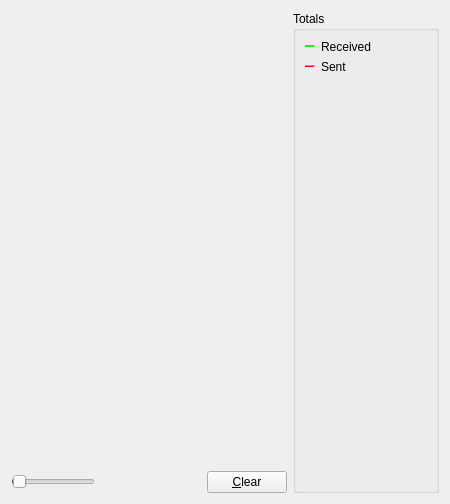
     <widget class="QWidget" name="tab_nettraffic">
      <attribute name="title">
       <string>&amp;Network Traffic</string>
      </attribute>
      <layout class="QHBoxLayout" name="horizontalLayout_3">
       <item>
        <layout class="QVBoxLayout" name="verticalLayout_4">
         <item>
          <widget class="TrafficGraphWidget" name="trafficGraph" native="true">
           <property name="sizePolicy">
            <sizepolicy hsizetype="Expanding" vsizetype="Expanding">
             <horstretch>0</horstretch>
             <verstretch>0</verstretch>
            </sizepolicy>
           </property>
          </widget>
         </item>
         <item>
          <layout class="QHBoxLayout" name="horizontalLayout_2">
           <item>
            <widget class="QSlider" name="sldGraphRange">
             <property name="minimum">
              <number>1</number>
             </property>
             <property name="maximum">
              <number>288</number>
             </property>
             <property name="pageStep">
              <number>12</number>
             </property>
             <property name="value">
              <number>6</number>
             </property>
             <property name="orientation">
              <enum>Qt::Horizontal</enum>
             </property>
            </widget>
           </item>
           <item>
            <widget class="QLabel" name="lblGraphRange">
             <property name="minimumSize">
              <size>
               <width>100</width>
               <height>0</height>
              </size>
             </property>
             <property name="alignment">
              <set>Qt::AlignCenter</set>
             </property>
            </widget>
           </item>
           <item>
            <widget class="QPushButton" name="btnClearTrafficGraph">
             <property name="text">
              <string>&amp;Clear</string>
             </property>
             <property name="autoDefault">
              <bool>false</bool>
             </property>
            </widget>
           </item>
          </layout>
         </item>
        </layout>
       </item>
       <item>
        <layout class="QVBoxLayout" name="verticalLayout">
         <item>
          <widget class="QGroupBox" name="groupBox">
           <property name="title">
            <string>Totals</string>
           </property>
           <layout class="QVBoxLayout" name="verticalLayout_5">
            <item>
             <layout class="QHBoxLayout" name="horizontalLayout_4">
              <item>
               <widget class="Line" name="line">
                <property name="sizePolicy">
                 <sizepolicy hsizetype="Fixed" vsizetype="Fixed">
                  <horstretch>0</horstretch>
                  <verstretch>0</verstretch>
                 </sizepolicy>
                </property>
                <property name="minimumSize">
                 <size>
                  <width>10</width>
                  <height>0</height>
                 </size>
                </property>
                <property name="palette">
                 <palette>
                  <active>
                   <colorrole role="Light">
                    <brush brushstyle="SolidPattern">
                     <color alpha="255">
                      <red>0</red>
                      <green>255</green>
                      <blue>0</blue>
                     </color>
                    </brush>
                   </colorrole>
                  </active>
                  <inactive>
                   <colorrole role="Light">
                    <brush brushstyle="SolidPattern">
                     <color alpha="255">
                      <red>0</red>
                      <green>255</green>
                      <blue>0</blue>
                     </color>
                    </brush>
                   </colorrole>
                  </inactive>
                  <disabled>
                   <colorrole role="Light">
                    <brush brushstyle="SolidPattern">
                     <color alpha="255">
                      <red>0</red>
                      <green>255</green>
                      <blue>0</blue>
                     </color>
                    </brush>
                   </colorrole>
                  </disabled>
                 </palette>
                </property>
                <property name="orientation">
                 <enum>Qt::Horizontal</enum>
                </property>
               </widget>
              </item>
              <item>
               <widget class="QLabel" name="label_16">
                <property name="text">
                 <string>Received</string>
                </property>
               </widget>
              </item>
              <item>
               <widget class="QLabel" name="lblBytesIn">
                <property name="minimumSize">
                 <size>
                  <width>50</width>
                  <height>0</height>
                 </size>
                </property>
                <property name="alignment">
                 <set>Qt::AlignRight|Qt::AlignTrailing|Qt::AlignVCenter</set>
                </property>
               </widget>
              </item>
             </layout>
            </item>
            <item>
             <layout class="QHBoxLayout" name="horizontalLayout_5">
              <item>
               <widget class="Line" name="line_2">
                <property name="sizePolicy">
                 <sizepolicy hsizetype="Fixed" vsizetype="Fixed">
                  <horstretch>0</horstretch>
                  <verstretch>0</verstretch>
                 </sizepolicy>
                </property>
                <property name="minimumSize">
                 <size>
                  <width>10</width>
                  <height>0</height>
                 </size>
                </property>
                <property name="palette">
                 <palette>
                  <active>
                   <colorrole role="Light">
                    <brush brushstyle="SolidPattern">
                     <color alpha="255">
                      <red>255</red>
                      <green>0</green>
                      <blue>0</blue>
                     </color>
                    </brush>
                   </colorrole>
                  </active>
                  <inactive>
                   <colorrole role="Light">
                    <brush brushstyle="SolidPattern">
                     <color alpha="255">
                      <red>255</red>
                      <green>0</green>
                      <blue>0</blue>
                     </color>
                    </brush>
                   </colorrole>
                  </inactive>
                  <disabled>
                   <colorrole role="Light">
                    <brush brushstyle="SolidPattern">
                     <color alpha="255">
                      <red>255</red>
                      <green>0</green>
                      <blue>0</blue>
                     </color>
                    </brush>
                   </colorrole>
                  </disabled>
                 </palette>
                </property>
                <property name="orientation">
                 <enum>Qt::Horizontal</enum>
                </property>
               </widget>
              </item>
              <item>
               <widget class="QLabel" name="label_17">
                <property name="text">
                 <string>Sent</string>
                </property>
               </widget>
              </item>
              <item>
               <widget class="QLabel" name="lblBytesOut">
                <property name="minimumSize">
                 <size>
                  <width>50</width>
                  <height>0</height>
                 </size>
                </property>
                <property name="alignment">
                 <set>Qt::AlignRight|Qt::AlignTrailing|Qt::AlignVCenter</set>
                </property>
               </widget>
              </item>
             </layout>
            </item>
            <item>
             <spacer name="verticalSpacer_4">
              <property name="orientation">
               <enum>Qt::Vertical</enum>
              </property>
              <property name="sizeHint" stdset="0">
               <size>
                <width>20</width>
                <height>407</height>
               </size>
              </property>
             </spacer>
            </item>
           </layout>
          </widget>
         </item>
        </layout>
       </item>
      </layout>
     </widget>
